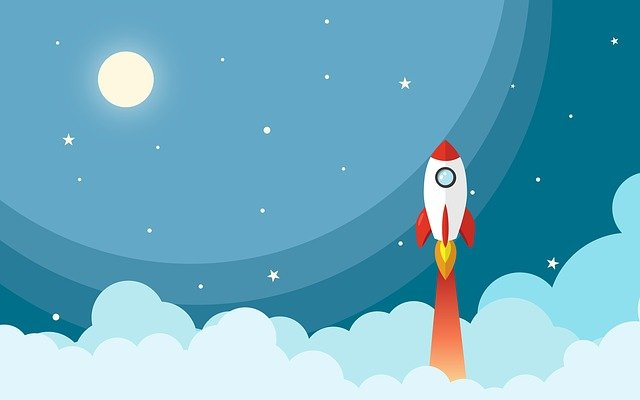
#> input picture poster.jpg, 640 x 400 px
$ python createCard.py
#> lines starting #> are read from the running program, lines starting #| are printed output that depends on the picture
import cv2

img  = cv2.imread("poster.jpg")
#> img is the input picture: shape (400, 640, 3); mean B, G, R 194.6, 172.6, 108.6


rocket = img[120:360, 400:500]
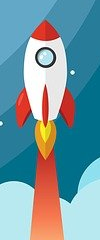
#> rocket: shape (240, 100, 3); mean B, G, R 162.8, 153.2, 118.1
img[0:240, 100:200] = rocket
text_to_show = "i love editing"
cv2.putText(img,
            text_to_show,
            (20,300),
            fontFace= cv2.FONT_HERSHEY_COMPLEX_SMALL,
            fontScale=1,
            color= (0,0,255))
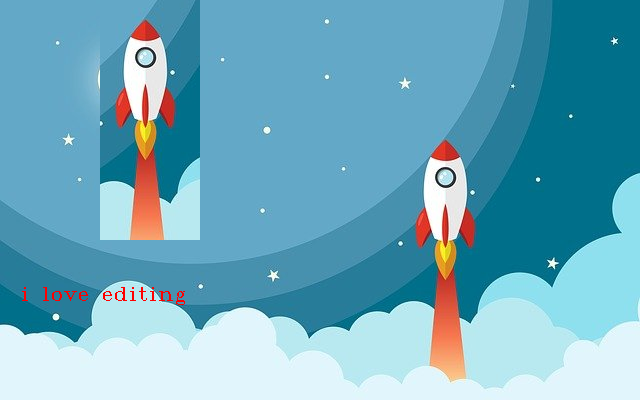
#> img: shape (400, 640, 3); mean B, G, R 190.5, 169.9, 108.9
cv2.imshow("poster", img)
cv2.waitKey(0)
